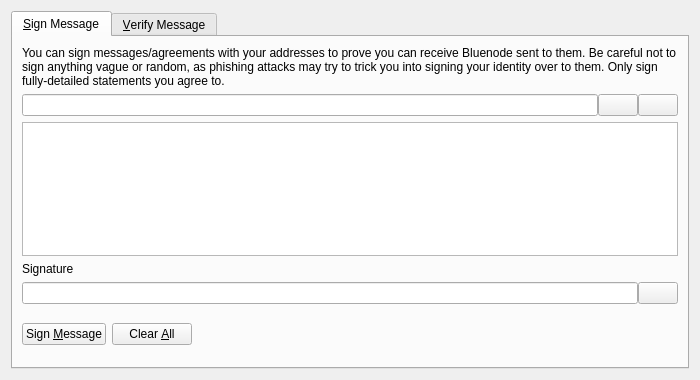
<?xml version="1.0" encoding="UTF-8"?>
<ui version="4.0">
 <class>SignVerifyMessageDialog</class>
 <widget class="QDialog" name="SignVerifyMessageDialog">
  <property name="geometry">
   <rect>
    <x>0</x>
    <y>0</y>
    <width>700</width>
    <height>380</height>
   </rect>
  </property>
  <property name="windowTitle">
   <string>Signatures - Sign / Verify a Message</string>
  </property>
  <property name="modal">
   <bool>true</bool>
  </property>
  <layout class="QVBoxLayout" name="verticalLayout">
   <item>
    <widget class="QTabWidget" name="tabWidget">
     <property name="currentIndex">
      <number>0</number>
     </property>
     <widget class="QWidget" name="tabSignMessage">
      <attribute name="title">
       <string>&amp;Sign Message</string>
      </attribute>
      <layout class="QVBoxLayout" name="verticalLayout_SM">
       <item>
        <widget class="QLabel" name="infoLabel_SM">
         <property name="text">
          <string>You can sign messages/agreements with your addresses to prove you can receive Bluenode sent to them. Be careful not to sign anything vague or random, as phishing attacks may try to trick you into signing your identity over to them. Only sign fully-detailed statements you agree to.</string>
         </property>
         <property name="textFormat">
          <enum>Qt::PlainText</enum>
         </property>
         <property name="wordWrap">
          <bool>true</bool>
         </property>
        </widget>
       </item>
       <item>
        <layout class="QHBoxLayout" name="horizontalLayout_1_SM">
         <property name="spacing">
          <number>0</number>
         </property>
         <item>
          <widget class="QValidatedLineEdit" name="addressIn_SM">
           <property name="toolTip">
            <string>The Bluenode address to sign the message with</string>
           </property>
          </widget>
         </item>
         <item>
          <widget class="QPushButton" name="addressBookButton_SM">
           <property name="toolTip">
            <string>Choose previously used address</string>
           </property>
           <property name="text">
            <string/>
           </property>
           <property name="shortcut">
            <string>Alt+A</string>
           </property>
           <property name="autoDefault">
            <bool>false</bool>
           </property>
          </widget>
         </item>
         <item>
          <widget class="QPushButton" name="pasteButton_SM">
           <property name="toolTip">
            <string>Paste address from clipboard</string>
           </property>
           <property name="text">
            <string/>
           </property>
           <property name="shortcut">
            <string>Alt+P</string>
           </property>
           <property name="autoDefault">
            <bool>false</bool>
           </property>
          </widget>
         </item>
        </layout>
       </item>
       <item>
        <widget class="QPlainTextEdit" name="messageIn_SM">
         <property name="toolTip">
          <string>Enter the message you want to sign here</string>
         </property>
        </widget>
       </item>
       <item>
        <widget class="QLabel" name="signatureLabel_SM">
         <property name="text">
          <string>Signature</string>
         </property>
         <property name="textFormat">
          <enum>Qt::PlainText</enum>
         </property>
        </widget>
       </item>
       <item>
        <layout class="QHBoxLayout" name="horizontalLayout_2_SM">
         <property name="spacing">
          <number>0</number>
         </property>
         <item>
          <widget class="QLineEdit" name="signatureOut_SM">
           <property name="font">
            <font>
             <italic>true</italic>
            </font>
           </property>
           <property name="readOnly">
            <bool>true</bool>
           </property>
          </widget>
         </item>
         <item>
          <widget class="QPushButton" name="copySignatureButton_SM">
           <property name="toolTip">
            <string>Copy the current signature to the system clipboard</string>
           </property>
           <property name="text">
            <string/>
           </property>
           <property name="autoDefault">
            <bool>false</bool>
           </property>
          </widget>
         </item>
        </layout>
       </item>
       <item>
        <layout class="QHBoxLayout" name="horizontalLayout_3_SM">
         <item>
          <widget class="QPushButton" name="signMessageButton_SM">
           <property name="toolTip">
            <string>Sign the message to prove you own this Bluenode address</string>
           </property>
           <property name="text">
            <string>Sign &amp;Message</string>
           </property>
           <property name="autoDefault">
            <bool>false</bool>
           </property>
          </widget>
         </item>
         <item>
          <widget class="QPushButton" name="clearButton_SM">
           <property name="toolTip">
            <string>Reset all sign message fields</string>
           </property>
           <property name="text">
            <string>Clear &amp;All</string>
           </property>
           <property name="autoDefault">
            <bool>false</bool>
           </property>
          </widget>
         </item>
         <item>
          <spacer name="horizontalSpacer_1_SM">
           <property name="orientation">
            <enum>Qt::Horizontal</enum>
           </property>
           <property name="sizeHint" stdset="0">
            <size>
             <width>40</width>
             <height>48</height>
            </size>
           </property>
          </spacer>
         </item>
         <item>
          <widget class="QLabel" name="statusLabel_SM">
           <property name="font">
            <font>
             <weight>75</weight>
             <bold>true</bold>
            </font>
           </property>
           <property name="text">
            <string/>
           </property>
           <property name="wordWrap">
            <bool>true</bool>
           </property>
          </widget>
         </item>
         <item>
          <spacer name="horizontalSpacer_2_SM">
           <property name="orientation">
            <enum>Qt::Horizontal</enum>
           </property>
           <property name="sizeHint" stdset="0">
            <size>
             <width>40</width>
             <height>48</height>
            </size>
           </property>
          </spacer>
         </item>
        </layout>
       </item>
      </layout>
     </widget>
     <widget class="QWidget" name="tabVerifyMessage">
      <attribute name="title">
       <string>&amp;Verify Message</string>
      </attribute>
      <layout class="QVBoxLayout" name="verticalLayout_VM">
       <item>
        <widget class="QLabel" name="infoLabel_VM">
         <property name="text">
          <string>Enter the receiver's address, message (ensure you copy line breaks, spaces, tabs, etc. exactly) and signature below to verify the message. Be careful not to read more into the signature than what is in the signed message itself, to avoid being tricked by a man-in-the-middle attack. Note that this only proves the signing party receives with the address, it cannot prove sendership of any transaction!</string>
         </property>
         <property name="textFormat">
          <enum>Qt::PlainText</enum>
         </property>
         <property name="alignment">
          <set>Qt::AlignLeading|Qt::AlignLeft|Qt::AlignTop</set>
         </property>
         <property name="wordWrap">
          <bool>true</bool>
         </property>
        </widget>
       </item>
       <item>
        <layout class="QHBoxLayout" name="horizontalLayout_1_VM">
         <property name="spacing">
          <number>0</number>
         </property>
         <item>
          <widget class="QValidatedLineEdit" name="addressIn_VM">
           <property name="toolTip">
            <string>The Bluenode address the message was signed with</string>
           </property>
          </widget>
         </item>
         <item>
          <widget class="QPushButton" name="addressBookButton_VM">
           <property name="toolTip">
            <string>Choose previously used address</string>
           </property>
           <property name="text">
            <string/>
           </property>
           <property name="shortcut">
            <string>Alt+A</string>
           </property>
           <property name="autoDefault">
            <bool>false</bool>
           </property>
          </widget>
         </item>
        </layout>
       </item>
       <item>
        <widget class="QPlainTextEdit" name="messageIn_VM"/>
       </item>
       <item>
        <widget class="QValidatedLineEdit" name="signatureIn_VM"/>
       </item>
       <item>
        <layout class="QHBoxLayout" name="horizontalLayout_2_VM">
         <item>
          <widget class="QPushButton" name="verifyMessageButton_VM">
           <property name="toolTip">
            <string>Verify the message to ensure it was signed with the specified Bluenode address</string>
           </property>
           <property name="text">
            <string>Verify &amp;Message</string>
           </property>
           <property name="autoDefault">
            <bool>false</bool>
           </property>
          </widget>
         </item>
         <item>
          <widget class="QPushButton" name="clearButton_VM">
           <property name="toolTip">
            <string>Reset all verify message fields</string>
           </property>
           <property name="text">
            <string>Clear &amp;All</string>
           </property>
           <property name="autoDefault">
            <bool>false</bool>
           </property>
          </widget>
         </item>
         <item>
          <spacer name="horizontalSpacer_1_VM">
           <property name="orientation">
            <enum>Qt::Horizontal</enum>
           </property>
           <property name="sizeHint" stdset="0">
            <size>
             <width>40</width>
             <height>48</height>
            </size>
           </property>
          </spacer>
         </item>
         <item>
          <widget class="QLabel" name="statusLabel_VM">
           <property name="font">
            <font>
             <weight>75</weight>
             <bold>true</bold>
            </font>
           </property>
           <property name="text">
            <string/>
           </property>
           <property name="wordWrap">
            <bool>true</bool>
           </property>
          </widget>
         </item>
         <item>
          <spacer name="horizontalSpacer_2_VM">
           <property name="orientation">
            <enum>Qt::Horizontal</enum>
           </property>
           <property name="sizeHint" stdset="0">
            <size>
             <width>40</width>
             <height>48</height>
            </size>
           </property>
          </spacer>
         </item>
        </layout>
       </item>
      </layout>
     </widget>
    </widget>
   </item>
  </layout>
 </widget>
 <customwidgets>
  <customwidget>
   <class>QValidatedLineEdit</class>
   <extends>QLineEdit</extends>
   <header>qvalidatedlineedit.h</header>
  </customwidget>
 </customwidgets>
 <resources>
  <include location="../bluenode.qrc"/>
 </resources>
 <connections/>
</ui>
